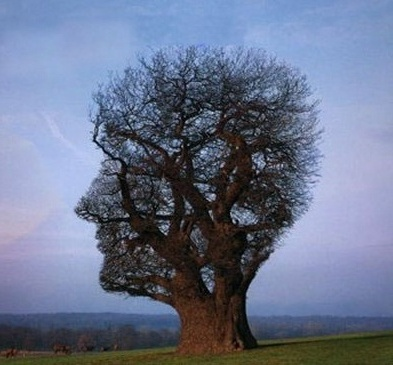
#> input picture images/facetree.jpg, 393 x 365 px, found by its file name
$ python TestTP3_20240104145115.py
#> lines starting #> are read from the running program, lines starting #| are printed output that depends on the picture
import cv2 as cv

img = cv.imread('./images/facetree.jpg')
#> img is the input picture: shape (365, 393, 3); mean B, G, R 141.1, 116.1, 106


height, width = img.shape[:2]
#> height = 365; width = 393

mirImg1 = mirImg2 = img.copy()

def  miro_img1(img):
        for h in range(height):
            for w in range(width):
                mirImg1[h,w]=img[1-h,w]
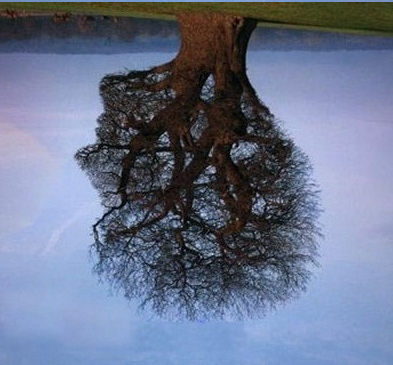
#> mirImg1: shape (365, 393, 3); mean B, G, R 141.1, 116.1, 106
        return mirImg1
def miro_img2(img):
    for h in range(height):
        for w in range(width):
            mirImg2[h,w]=img[h,1-w]
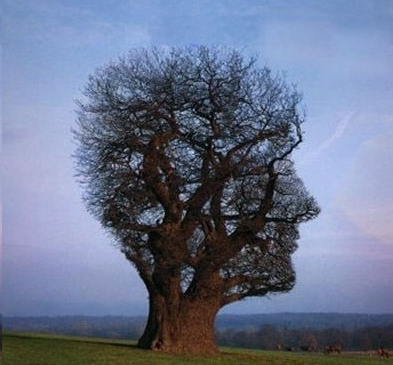
#> mirImg2: shape (365, 393, 3); mean B, G, R 141.1, 116.1, 106
    return mirImg2


cv.imshow('Test1',img)

cv.imshow('Test2', miro_img1(img))

cv.imshow('Test3', miro_img2(img))

cv.waitKey(0)
cv.destroyAllWindows()

$ run again, with images/Test1.jpg copied over images/facetree.jpg
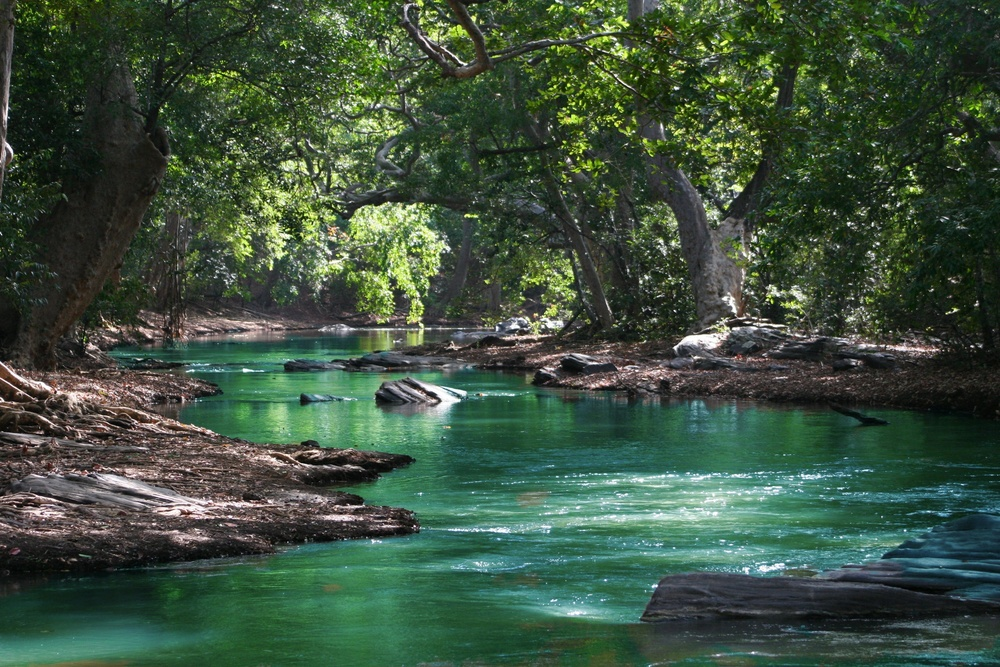
#> input picture images/Test1.jpg, 1000 x 667 px, shrunk from 3504 x 2336 before the run, found by its file name
#> img is the input picture: shape (667, 1000, 3); mean B, G, R 62.5, 81.3, 60.9
#> after the loop in miro_img1, `for h in range(height):`:
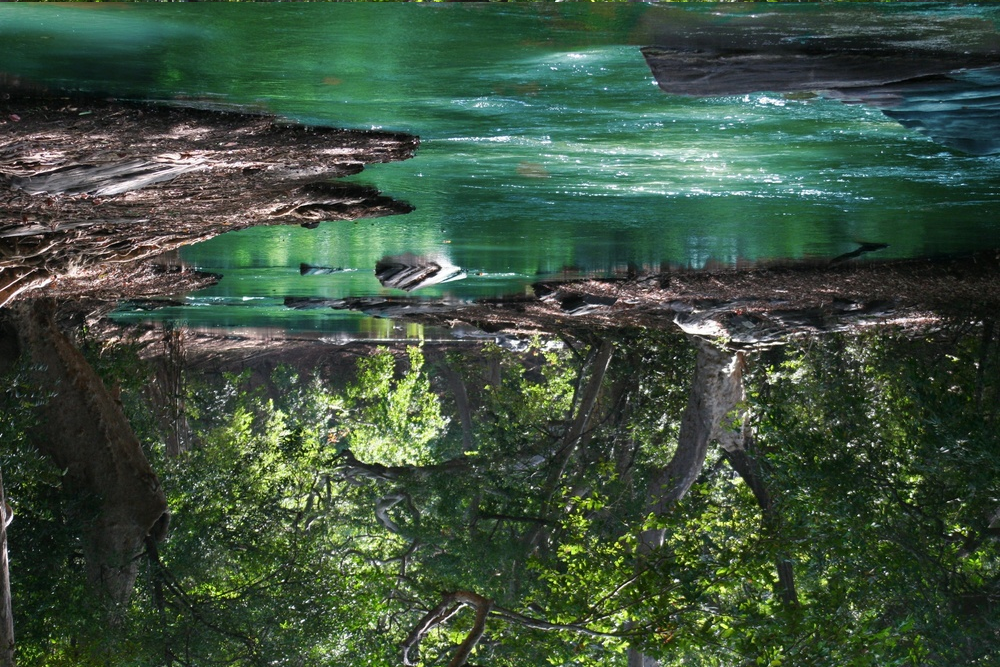
#> mirImg1: shape (667, 1000, 3); mean B, G, R 62.5, 81.3, 60.9
#> after the loop in miro_img2, `for h in range(height):`:
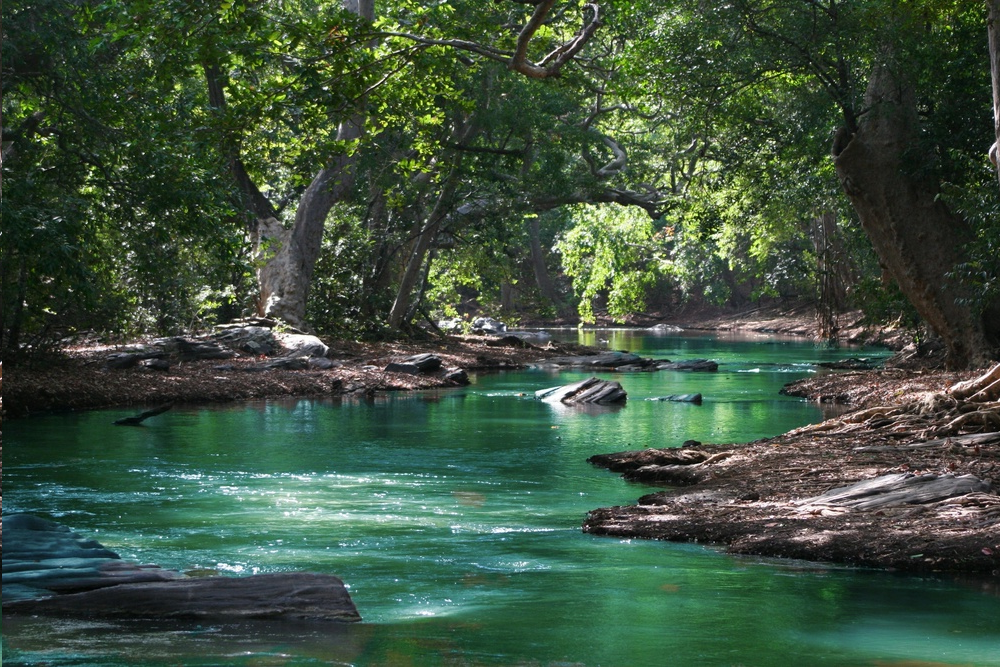
#> mirImg2: shape (667, 1000, 3); mean B, G, R 62.5, 81.3, 60.9

$ run again, with images/fruit1.jpg copied over images/facetree.jpg
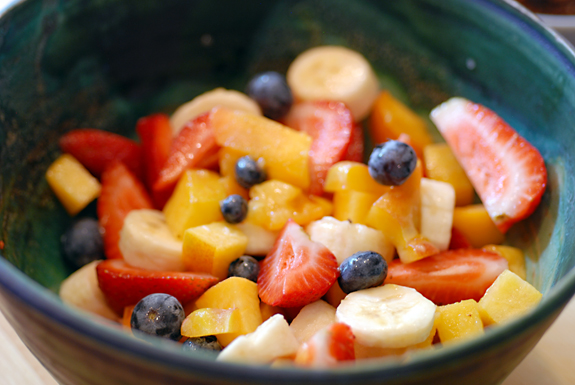
#> input picture images/fruit1.jpg, 575 x 385 px, found by its file name
#> img is the input picture: shape (385, 575, 3); mean B, G, R 68, 97.8, 128.9
#> after the loop in miro_img1, `for h in range(height):`:
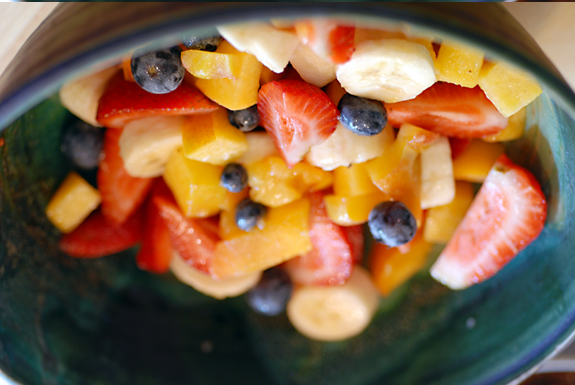
#> mirImg1: shape (385, 575, 3); mean B, G, R 68, 97.8, 128.9
#> after the loop in miro_img2, `for h in range(height):`:
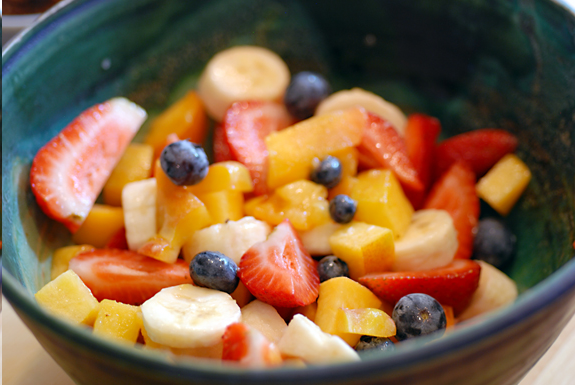
#> mirImg2: shape (385, 575, 3); mean B, G, R 68, 97.8, 128.9

$ run again, with images/fruit2.jpg copied over images/facetree.jpg
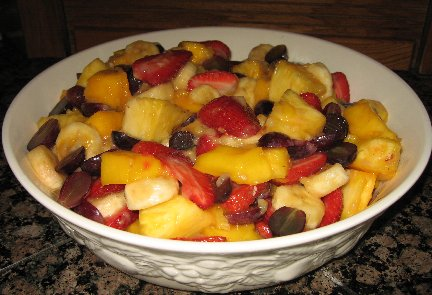
#> input picture images/fruit2.jpg, 432 x 295 px, found by its file name
#> img is the input picture: shape (295, 432, 3); mean B, G, R 53.5, 90.8, 124.9
#> after the loop in miro_img1, `for h in range(height):`:
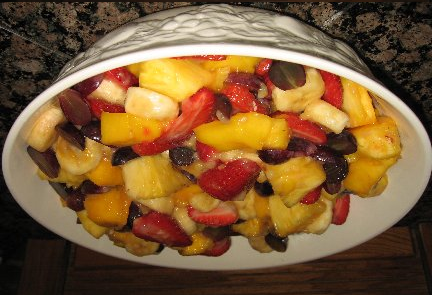
#> mirImg1: shape (295, 432, 3); mean B, G, R 53.5, 90.8, 124.9
#> after the loop in miro_img2, `for h in range(height):`:
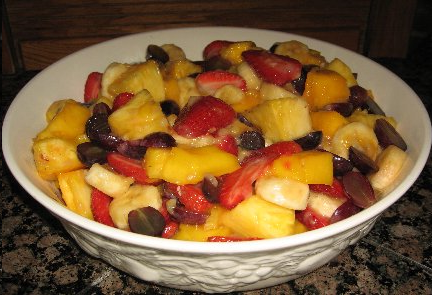
#> mirImg2: shape (295, 432, 3); mean B, G, R 53.5, 90.8, 124.9
